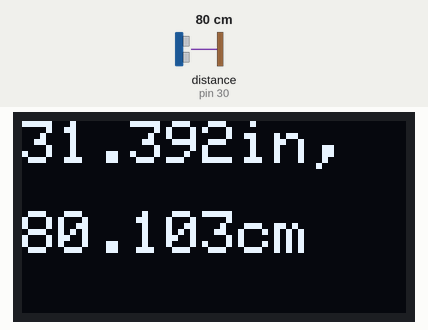
Recording of a sketch running on a simulated Arduino Mega 2560, built with avr-gcc and run on an emulated ATmega2560. Shown: 128×64 one-colour display. Wiring (inferred from the names in the program): ultrasonic range finder: trigger pin 30; echo pin 30. The test bench sets the inputs (shaded band); at power-on: distance to the obstacle (sensor on pin 30) 80 cm. The echo pulse lasts 58.3 µs per cm; what the sketch prints to the serial monitor is not drawn.

Above: at 1.2 s.
1.3 s: distance to the obstacle (sensor on pin 30) set to 2 cm
At 1.71 s:
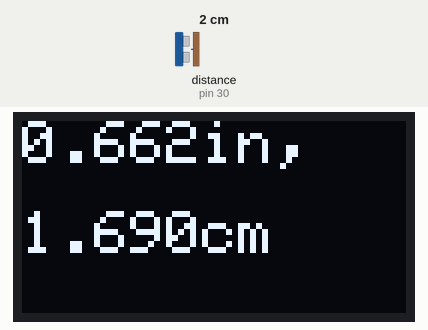
2.9 s: distance to the obstacle (sensor on pin 30) set to 9 cm
At 4.1 s:
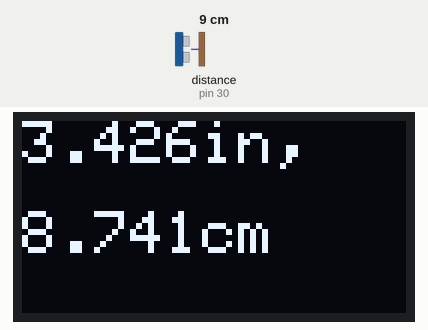
4.5 s: distance to the obstacle (sensor on pin 30) set to 120 cm
At 4.65 s:
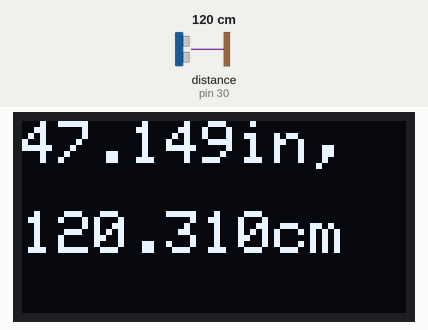
Timing chart, 0 to 7.5 s (numbered marks = the images above; inputs shaded):
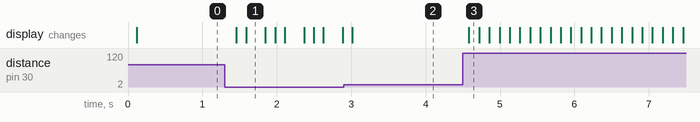

Measured:
- after the input at 1.3 s, the display: first changes after 0.16 s (image 1 shows a later state)
- after the input at 4.5 s, the display: changes after 0.08 s (image 3)

The sketch:

OLED_PING.ino
```cpp
// this constant won't change. It's the pin number of the sensor's output:
const int pingPin = 30; //7


#include <Wire.h>
#include <Adafruit_GFX.h>
#include <Adafruit_SSD1306.h>

#define SCREEN_WIDTH 128 // OLED display width, in pixels
#define SCREEN_HEIGHT 64 // OLED display height, in pixels

// Declaration for an SSD1306 display connected to I2C (SDA, SCL pins)
Adafruit_SSD1306 display(SCREEN_WIDTH, SCREEN_HEIGHT, &Wire, -1);

void setup() {
  // initialize serial communication:
  Serial.begin(9600);

  if (!display.begin(SSD1306_SWITCHCAPVCC, 0x3C)) { // Address 0x3D for 128x64
    Serial.println(F("SSD1306 allocation failed"));
    for (;;);
  }
  display.clearDisplay();
  display.display();

  display.setTextSize(2);
  display.setTextColor(WHITE);
  display.setCursor(0, 0);
  display.display();
  Serial.println("finished!");
}

void loop() {


  double duration, inches, cm;

  // The PING))) is triggered by a HIGH pulse of 2 or more microseconds.
  // Give a short LOW pulse beforehand to ensure a clean HIGH pulse:
  pinMode(pingPin, OUTPUT);
  digitalWrite(pingPin, LOW);
  delayMicroseconds(2);
  digitalWrite(pingPin, HIGH);
  delayMicroseconds(5);
  digitalWrite(pingPin, LOW);

  pinMode(pingPin, INPUT);
  duration = pulseIn(pingPin, HIGH); //waits for high, then waits for low, and measures how long it was high

  // convert the time into a distance
  inches = microsecondsToInches(duration);
  cm = microsecondsToCentimeters(duration);

  display.clearDisplay();
  display.setCursor(0, 0);
  display.print(inches, 3);
  display.print("in, ");
  display.setCursor(0, 30);
  display.print(cm, 3);
  display.print("cm");

  display.display();

  delay(100);
}

double microsecondsToInches(double microseconds) {
  return microseconds / 74 / 2;
}

double microsecondsToCentimeters(double microseconds) {
  return microseconds / 29 / 2;
}
```
